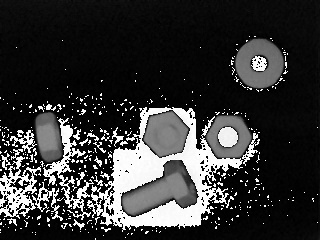
#> input picture 4. AOI, Segmentation and Scanning/4.4 Preprocessing - Adaptive Thresholding/BackgroundS.jpg, 320 x 240 px
$ python 4.4.1.py
#> lines starting #> are read from the running program, lines starting #| are printed output that depends on the picture; after the words box and inside, x2 and y2 are one past the last pixel; in counts of white or black regions, pixels touching at a corner belong together
import numpy as np
import cv2

# read images
auxS = cv2.imread("BackgroundS.jpg", 0)
#> auxS is the input picture: shape (240, 320); min 0, max 255, mean 53.3
auxB = cv2.imread("BackgroundB.jpg", 0)
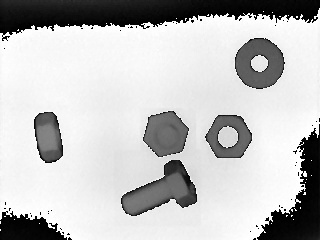
#> input picture 4. AOI, Segmentation and Scanning/4.4 Preprocessing - Adaptive Thresholding/BackgroundB.jpg, 320 x 240 px
#> auxB is the input picture: shape (240, 320); min 0, max 255, mean 191

# create windows
cv2.namedWindow("BackgroundS",cv2.WINDOW_NORMAL)
cv2.namedWindow("BackgroundB",cv2.WINDOW_NORMAL)
cv2.namedWindow("ThreshS",cv2.WINDOW_NORMAL)
cv2.namedWindow("ThreshB",cv2.WINDOW_NORMAL)

# Dilate the edges
kernel = np.ones((1,1),'uint8')
imgS_DILATE = cv2.dilate(auxS, kernel, iterations=1)
imgB_DILATE = cv2.dilate(auxB, kernel, iterations=1)

# Binarize image for segment
thres_adapt_auxS = cv2.adaptiveThreshold(imgS_DILATE, 255, cv2.ADAPTIVE_THRESH_GAUSSIAN_C, cv2.THRESH_BINARY, 115, 1)
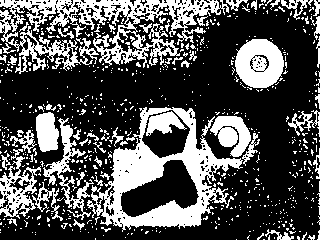
#> thres_adapt_auxS: shape (240, 320); 32.1% white; 674 white regions (619 under 20 px), largest, box (x1, y1, x2, y2) and area: (87, 107, 243, 232) 6575, (0, 0, 229, 74) 6440, (235, 39, 284, 88) 1795
thres_adapt_auxB = cv2.adaptiveThreshold(imgB_DILATE, 255, cv2.ADAPTIVE_THRESH_GAUSSIAN_C, cv2.THRESH_BINARY, 115, 1)
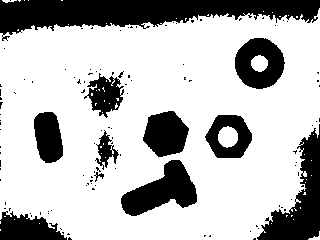
#> thres_adapt_auxB: shape (240, 320); 72.7% white; 115 black regions (104 under 20 px), largest, box (x1, y1, x2, y2) and area: (0, 0, 320, 41) 7145, (257, 124, 320, 240) 2982, (121, 160, 197, 216) 2235

# Show images
cv2.imshow("BackgroundS", auxS)
cv2.imshow("BackgroundB", auxB)
cv2.imshow("ThreshB", thres_adapt_auxS)
cv2.imshow("ThreshS", thres_adapt_auxB)

# Write images
cv2.imwrite("ThreshS.jpg", thres_adapt_auxS)
cv2.imwrite("ThreshB.jpg", thres_adapt_auxB)

# wait key function
cv2.waitKey(0)

# destroys all windows
cv2.destroyAllWindows()
